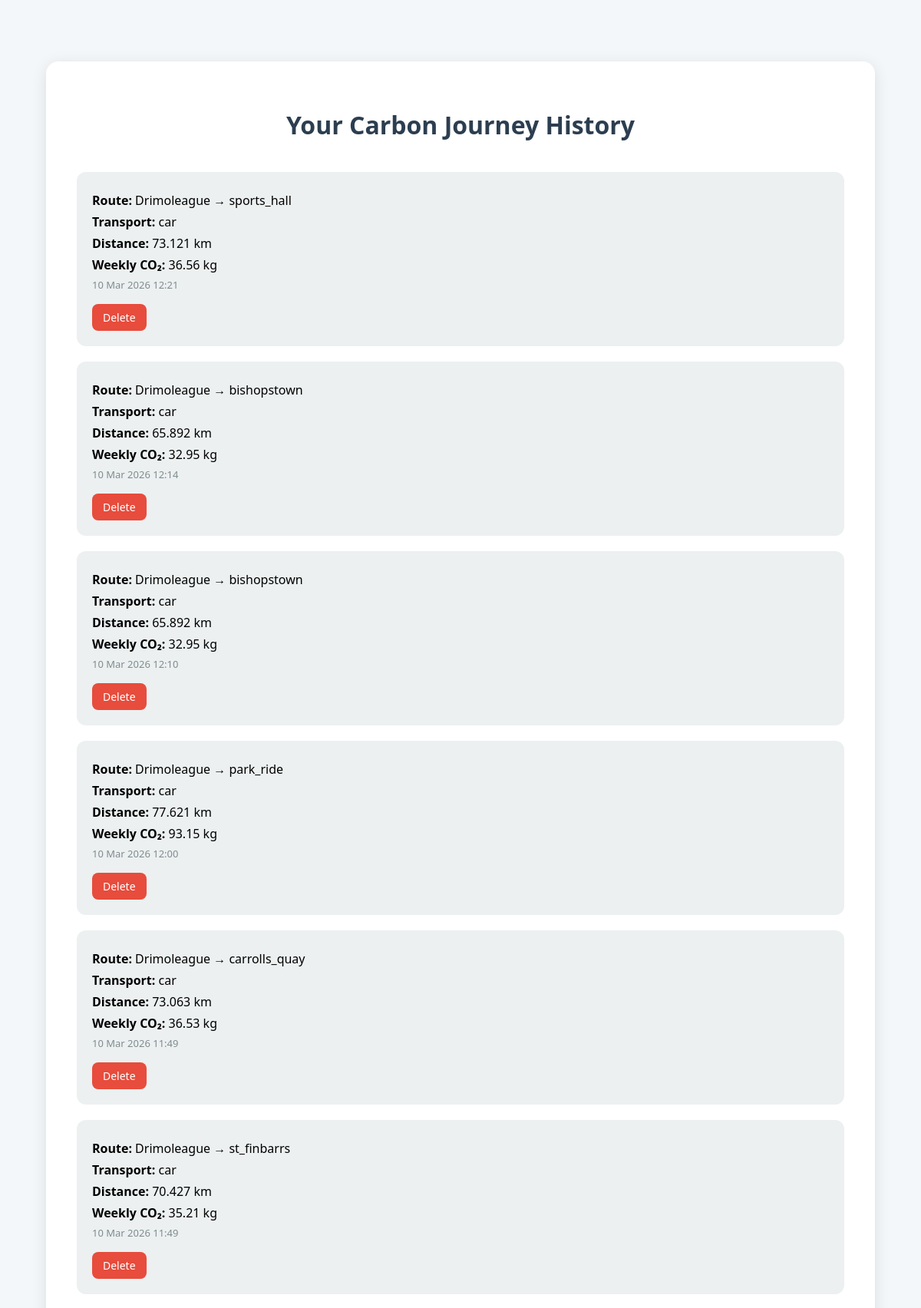
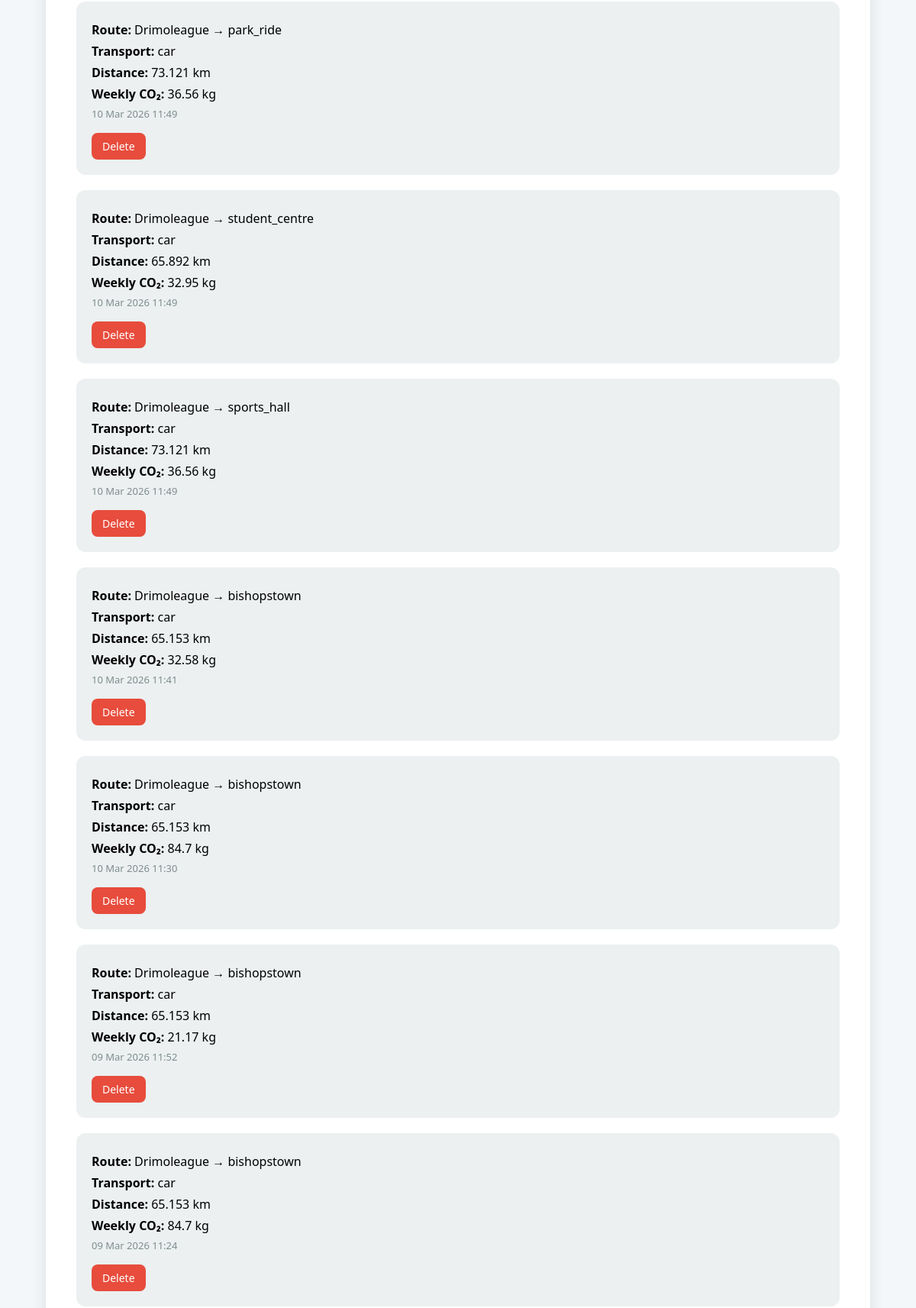
The page /previous-results/ (signed in, upper part) on the database its author committed (2 pictures, top to bottom).
### carbon_app/models.py (models this page shows, shortened)
class EmissionRecord(models.Model):
    user = models.ForeignKey(User, on_delete=models.CASCADE)
    origin = models.CharField(max_length=200)
    destination = models.CharField(max_length=200)
    transport_mode = models.CharField(max_length=50, default="car")
    distance_km = models.FloatField()
    weekly_emissions = models.FloatField()
    created_at = models.DateTimeField(auto_now_add=True)

### carbon_app/views.py (the view)
# urls.py: path('previous-results/', views.previous_results, name='previous_results'),
@login_required
def previous_results(request):
    results = EmissionRecord.objects.filter(user=request.user).order_by("-created_at")
    if results:
        total = sum(r.weekly_emissions for r in results)
        average = round(total / len(results),2)
    else:
        average = 0
    return render(request,"previous_results.html",{
        "results":results,
        "average_emissions":average
    })

### carbon_app/templates/previous_results.html (shortened to what this page needs)
<!DOCTYPE html>
<html>
<head>
{% load static %}
</head>
<body>
<div class="container">
<h1>Your Carbon Journey History</h1>
{% if results %}
{% for r in results %}
<div class="result-card">
<p><strong>Route:</strong> {{ r.origin }} → {{ r.destination }}</p>
<p><strong>Transport:</strong> {{ r.transport_mode }}</p>
<p><strong>Distance:</strong> {{ r.distance_km }} km</p>
<p><strong>Weekly CO₂:</strong> {{ r.weekly_emissions }} kg</p>
<p class="date">
{{ r.created_at|date:"d M Y H:i" }}
</p>
<a href="{% url 'delete_result' r.id %}" class="delete-btn">
Delete
</a>
</div>
{% endfor %}
{% else %}
<p style="text-align:center;">No journeys recorded yet.</p>
{% endif %}
</div>
</body>
</html>

### carbon_app/templates/previous_results.html (style rules this page uses)
body { font-family:'Segoe UI', sans-serif; background-color:#f4f7f9; margin:0; padding:0; }
.container { width:100%; max-width:1000px; margin:80px auto; background:white; padding:40px; border-radius:16px; box-shadow:0 4px 20px rgba(0,0,0,0.1); }
h1 { text-align:center; color:#2c3e50; margin-bottom:40px; }
.result-card { background:#ecf0f1; padding:20px; border-radius:12px; margin-bottom:20px; }
.result-card p { margin:6px 0; }
.date { color:#7f8c8d; font-size:13px; }
.delete-btn { display:inline-block; margin-top:10px; padding:8px 14px; background:#e74c3c; color:white; text-decoration:none; border-radius:8px; font-size:14px; }

### rows shown on the page
EmissionRecord: origin "Drimoleague", destination "sports_hall", transport_mode "car", distance_km "73.121", weekly_emissions "36.56", created_at "10 Mar 2026 12:21"
EmissionRecord: origin "Drimoleague", destination "bishopstown", transport_mode "car", distance_km "65.892", weekly_emissions "32.95", created_at "10 Mar 2026 12:14"
EmissionRecord: origin "Drimoleague", destination "bishopstown", transport_mode "car", distance_km "65.892", weekly_emissions "32.95", created_at "10 Mar 2026 12:10"
EmissionRecord: origin "Drimoleague", destination "park_ride", transport_mode "car", distance_km "77.621", weekly_emissions "93.15", created_at "10 Mar 2026 12:00"
EmissionRecord: origin "Drimoleague", destination "carrolls_quay", transport_mode "car", distance_km "73.063", weekly_emissions "36.53", created_at "10 Mar 2026 11:49"
EmissionRecord: origin "Drimoleague", destination "st_finbarrs", transport_mode "car", distance_km "70.427", weekly_emissions "35.21", created_at "10 Mar 2026 11:49"
EmissionRecord: origin "Drimoleague", destination "park_ride", transport_mode "car", distance_km "73.121", weekly_emissions "36.56", created_at "10 Mar 2026 11:49"
EmissionRecord: origin "Drimoleague", destination "student_centre", transport_mode "car", distance_km "65.892", weekly_emissions "32.95", created_at "10 Mar 2026 11:49"
EmissionRecord: origin "Drimoleague", destination "sports_hall", transport_mode "car", distance_km "73.121", weekly_emissions "36.56", created_at "10 Mar 2026 11:49"
EmissionRecord: origin "Drimoleague", destination "bishopstown", transport_mode "car", distance_km "65.153", weekly_emissions "32.58", created_at "10 Mar 2026 11:41"
EmissionRecord: origin "Drimoleague", destination "bishopstown", transport_mode "car", distance_km "65.153", weekly_emissions "84.7", created_at "10 Mar 2026 11:30"
EmissionRecord: origin "Drimoleague", destination "bishopstown", transport_mode "car", distance_km "65.153", weekly_emissions "21.17", created_at "09 Mar 2026 11:52"
EmissionRecord: origin "Drimoleague", destination "bishopstown", transport_mode "car", distance_km "65.153", weekly_emissions "84.7", created_at "09 Mar 2026 11:24"
